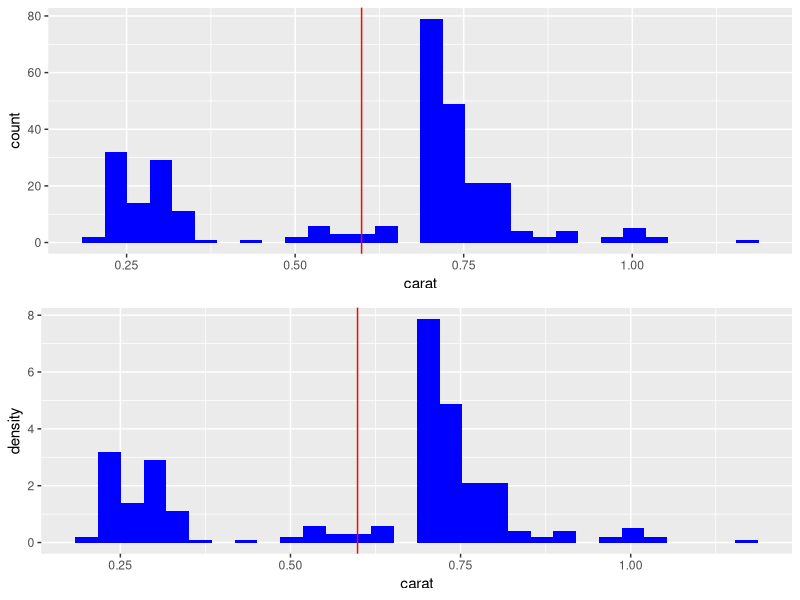
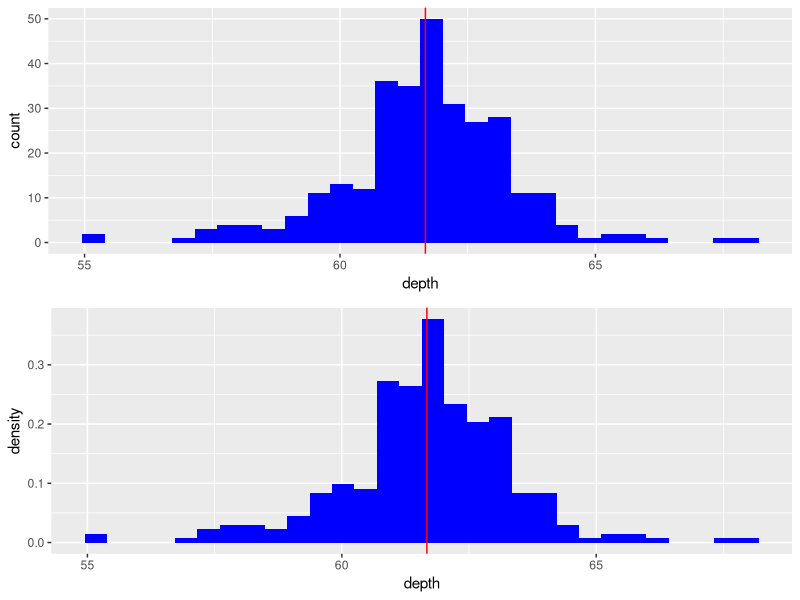
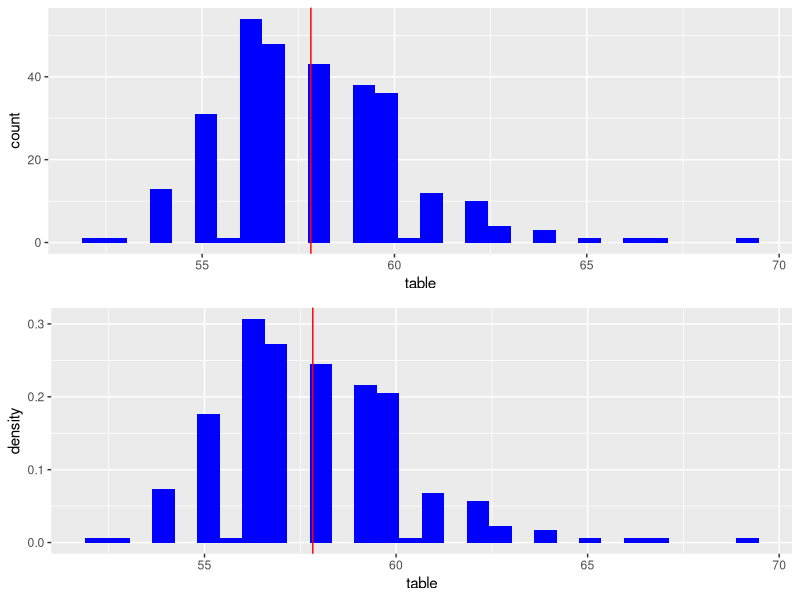
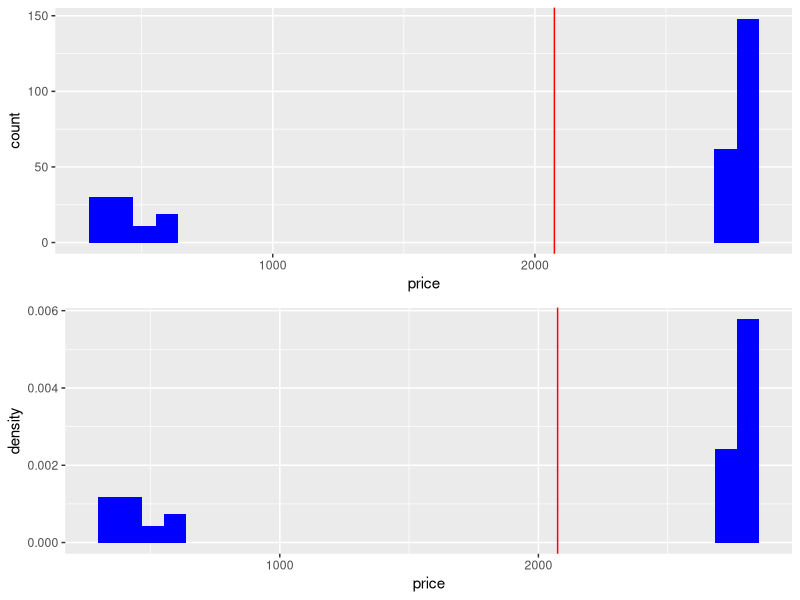
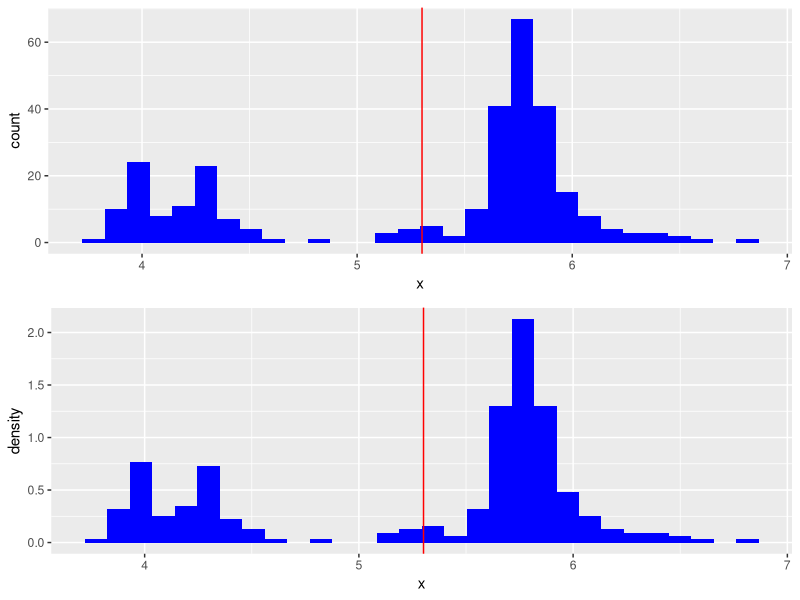
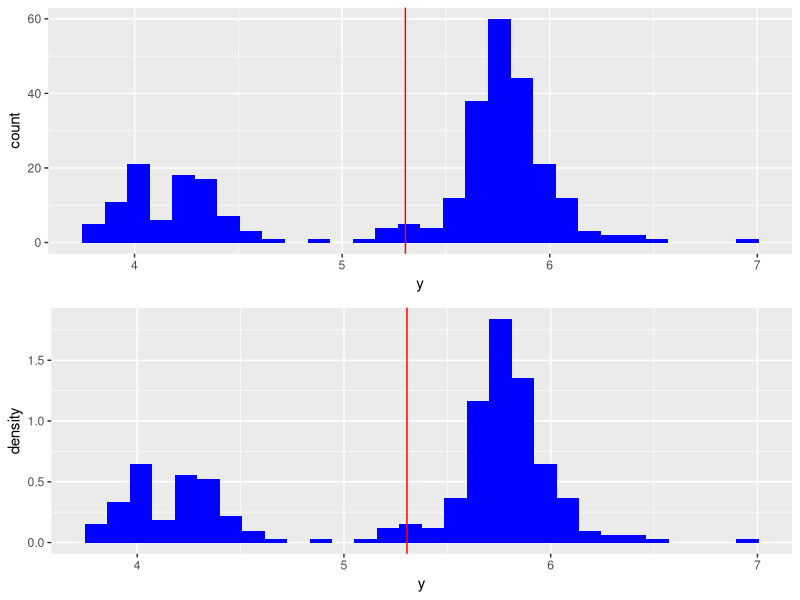
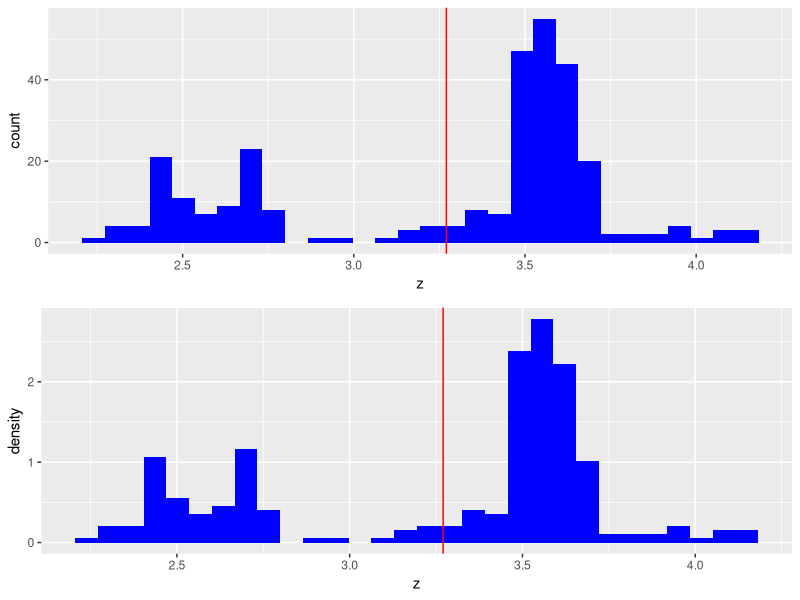
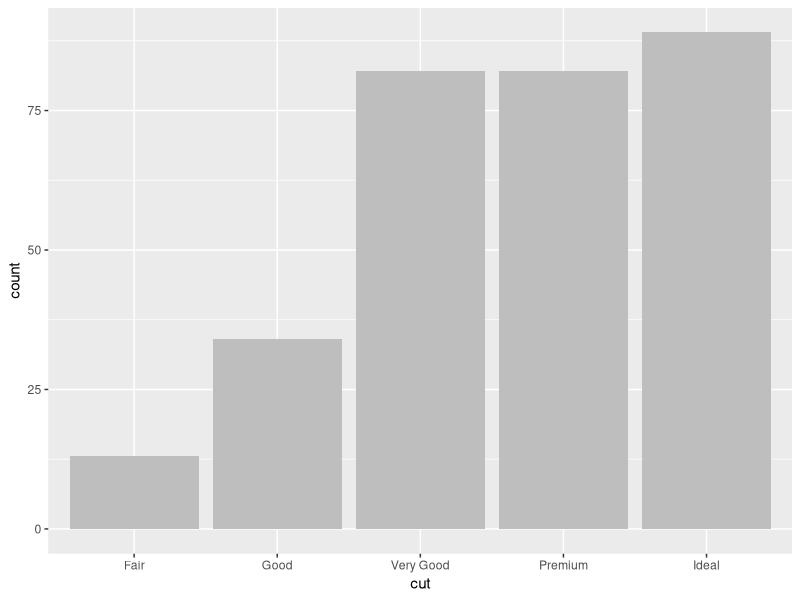

The R script that drew these images, in order:
#HW 7
#Group C

require(ggplot2) #we will need the ggplot library for the graphs for 3 and 4 
require(grid) #we will use this for questions 3 and 4 
testdata <- diamonds[1:300,]

#1 
freqtable <- function(data){
  #freqtable loops through a dataframe and creates a frequency table for every
  #factor column. 
  #Parameters:
  #x - a dataframe
  
  #Returns:
  #Frequency table 
  factorcols <-sapply(data, function (x) (is.factor(x) || is.logical(x))) #uses sapply to grab the columns of 
  #dataframe x which are factor columns and logic columns (finds factor columns using is.factor)
  catdata <- data[,factorcols] #takes just the categorical part of the data
  ftable <- sapply(data, function(x) summary(x)) #uses sapply and function(x) to apply summary to
  #each of the columns 
  return(ftable)
}
 

#2a
colsummary <- function(x){
  #colsummary takes a dataframe as its input, and yields the summary of the
  #numeric columns
  #Parameters:
  #x - a dataframe
  
  #Returns:
  #summary of the columns  
  
  numeric <- sapply(x,is.numeric) #sapply applies is.numeric to each column
  #in the dataframe to extract the numeric columns
  return(sapply(x[,numeric], summary)) #sapply then applies summary to the numeric
  #columns of the dataframe and prints them 
}

#2b

rsquare <- function(data){
  #rsquare takes any dataframe as a parameter and returns a dataframe that contains
  #each pair of column names in the first column as a single string seperated
  #by a "-" and their corresponding () in the second column
  
  #Parameters:
  #x - a dataframe
  
  #Returns:
  #a new dataframe 
  
  data.numerics <- data[sapply(data, is.numeric)] #create a variable with just the numeric columns
  
  combos <- combn(colnames(data.numerics), 2) #use combn to get all the pairs of 2 columns
  
  interactions <- paste(combos[1,], combos[2,], sep = '~') #use the paste to make sure names are 
  #seperated by a ~
  
  #now we use lm (linear regression) and $r.squared to extract the r squared value from the regression 
  coeff.det <- unname(sapply(interactions, function(x) summary(lm(x, data = data.numerics))$r.squared))
  
  return(data.frame("Variable Pairs" = interactions, "R-Square" = coeff.det)) #returns our new dataframe
  #with the columns labeled as desired 


}

#2c
#Use the corCoef function I created for HW 5
corCoef <- function(x){
  #corCoef takes any dataframe as a parameter and returns a dataframe that 
  #contains each pair of column names in the first column as a single string
  #seperated by a "-" and their corresponding Pearson correlation coefficient
  #in the second column.
  
  #Parameters:
  #x - a dataframe
  
  #Returns:
  #dataframe
  
  a <- x[sapply(x, is.numeric)] #creates a variable that only has the numeric 
  #columns
  
  #we will use an if-else statement for this problem
  #we need at least 2 columns to find the Pearson correlation
  if(ncol(a) >= 2) {
    b <- combn(colnames(a), 2) #finds all combinations of the name pairs
    
    pairs <- paste(b[1,], b[2, ], sep = "-") #makes sure that the column names
    #are seperated by - using paste function to paste the columns
    
    c <- cor(a, method = "pearson")#finds the pearson correlation using the cor 
    #function and creates of matrix of the values
    
    correlation <- c[which(lower.tri(c))] #gets the correclation values of the lower 
    #triangular matrix since those match the column pairs 
    
    newdf <- data.frame("Variable Pairs" = pairs, "Pearson Exceeds Threshold" = correlation) 
    #create a new data frame with our pairs 
    return(newdf)
    
  }
  else  #print this message if we can't find Pearson correlation
    print("Pearson Correlation cannot be computted because there are not enough numeric columns")
}
#We don't want all these values, we only want the ones whose absolute value
#is greater than the correlation threshold, so add a new function

abs_pearson <- function(dataset, threshold){
  #abs_pearson function takes a dataframe of with pearson correlations of each 2 variables
  #and extract the values that are greater than a threshold based on user input
  
  #Parameters: 
  #dataframe
  
  #Results: 
  #the combination of column names and their Pearson coefficients values 
  #that are greater than the threshold
  row_index <- which(abs(dataset[,2]) > threshold)  #determine which column is greater than threshold
  return(dataset[row_index, ])  #return a new dataframe with the updated coefficients
}


#3
#I got the multiplot function from the R-cookbook and rewrote it here.
#I use it for question 3 to combine subplots into a grid and print the grid
#Reference: http://www.cookbook-r.com/Graphs/Multiple_graphs_on_one_page_(ggplot2)/
multiplot <- function(..., plotlist=NULL, file, cols=1, layout=NULL) {
  
  # Make a list from the ... arguments and plotlist
  plots <- c(list(...), plotlist)
  
  numPlots = length(plots)
  
  # If layout is NULL, then use 'cols' to determine layout
  if (is.null(layout)) {
    # Make the panel
    # ncol: Number of columns of plots
    # nrow: Number of rows needed, calculated from # of cols
    layout <- matrix(seq(1, cols * ceiling(numPlots/cols)),
                     ncol = cols, nrow = ceiling(numPlots/cols))
  }
  
  if (numPlots==1) {
    print(plots[[1]])
    
  } else {
    # Set up the page
    grid.newpage()
    pushViewport(viewport(layout = grid.layout(nrow(layout), ncol(layout))))
    
    # Make each plot, in the correct location
    for (i in 1:numPlots) {
      # Get the i,j matrix positions of the regions that contain this subplot
      matchidx <- as.data.frame(which(layout == i, arr.ind = TRUE))
      
      print(plots[[i]], vp = viewport(layout.pos.row = matchidx$row,
                                      layout.pos.col = matchidx$col))
    }
  }
}




numeric_plot <- function(data, plot_switch, binVec) {
  #The numeric_plot function executes in the following directions: 
  
  #If the plot switch parameter is “on” or “grid”, numeric_plot plots a pair of blue histograms 
  #with a vertical red line at the mean (one using counts and the other density) for 
  #every numerical variable at each number of bins integer specified in the bin vector parameter. 
  
  #If the plot switch is set to “grid”, then numeric_plot prints a grid for each count-bin 
  #combination and a separate grid for each density-bin size combination.
  
  #Parameters: 
  #data- dataframe, plot_switch- string, binVec - vector
  
  #Returns: 
  #grid plots with count and desnity histograms
  
  num <- sapply(data, is.numeric) #first we get the numeric columns of the dataset
  data <- data[,num]              #and put them in a new variable
  for(name in colnames(data)) {   #We will loop through the columns of the dataset and use a series
                                  #of if-else statements to deal with the cases in the question
    
    if(plot_switch == "on"){      #1st case when switch is "on"
      grid.newpage()          
      m <- lapply(data[name], mean)       #find the mean of the column so we can plot our vertical line
      
      plot1 <- ggplot(data, aes_string(name)) + geom_histogram(fill="blue") + 
        geom_vline(xintercept = m[[1]], colour="red") 
      
      plot2 <- ggplot(data, aes_string(name)) + geom_histogram(aes(y= ..density..), fill="blue") + 
        geom_vline(xintercept = m[[1]], colour="red")
      #creates two histograms
      #geom_vline adds our vertical line at the mean 
      multiplot(plot1, plot2, cols = 1)
      #use multiplot to plot the histograms on our grid 
      

    }
    
    if(plot_switch == "grid"){    #2nd case when switch is "grid"
      m <- lapply(data[name], mean)
      
      count_plots <- list()       #Create list to store histogram subplots of each bin size
      density_plots <- list()           #Create list to store the density histograms subplots of each bin size
      
      if(missing(binVec)){              #case when the vector is null and prints histogram using the default bins 30
        print(ggplot(data, aes_string(name), color = "blue") + geom_histogram(fill="blue")+ 
                labs(title= "default bins")) + geom_vline(xintercept = m[[1]], colour="red") 
        
        print(ggplot(data, aes_string(name), color = "blue") + 
                geom_histogram(aes(y= ..density..), fill="blue")+ labs(title= "default bins")) + 
          geom_vline(xintercept = m[[1]], colour="red") 
        #prints out two historgrams one for density and one for count using ggplot 
      }else{                            
        for(i in 1:length(binVec)) {    #loop through each bin size in binVec and create a subplot
          k <- ggplot(data, aes_string(name), color = "blue") + 
            geom_histogram(fill="blue", bins = binVec[i])+ labs(title= paste(binVec[i], "bins"))+ 
            geom_vline(xintercept = m[[1]], colour="red") 
          count_plots[[i]] <- k           #Puts subplots in a list 
        }
        multiplot(plotlist = count_plots, cols = 2)  #uses multiplot to plot our graphs   
        #we repeat the process except for the second histogram 
        
        for(i in 1:length(binVec)) {   
          k <- ggplot(data, aes_string(name), color = "blue") + 
            geom_histogram(aes(y= ..density..), fill="blue", bins = binVec[i])+ 
            labs(title= paste(binVec[i], "bins"))+ geom_vline(xintercept = m[[1]], colour="red") 
          density_plots[[i]] <- k       
        }
        multiplot(plotlist = density_plots, cols = 2)
        
      }
    }
  }
}


#4
cata_binary_plot <-function(data, plot_switch){
  #cata_binary_plot plots a gray bar graph for every categorical and binary variable.
  #when the plot switch parameter is “on” or “grid"
  
  #Parameters: 
  #data - a dataframe, plot_switch- a string
  
  #Returns: bar graphs
  #We use an if/else  statements for the different cases for plot switch
  cata_binary <- sapply(data, function(x) (is.factor(x) || is.logical(x)))    
  cata_binary_data <- data[cata_binary]     #extract binary and categorical columns 
  
  if(plot_switch == "on" || plot_switch == "grid") {      #if plot switch is on or grid we want our graphs
    
    for(name in colnames(cata_binary_data)) {         #loop through the sorted dataframe and plot bar graphs for each column
      cat_plot <- ggplot(cata_binary_data, aes_string(name), color = "grey") + geom_bar(fill="grey")
      #use ggplot to make our graph and print it 
      print(cat_plot)
    }
  }
}

#Now finally we will take all the functions that we have made and combine them into our explore 
#function as was directed in the homework 
explore <-function(data, plot_switch, threshold, binVec){
  #explore takes four parameters: a dataframe, a plot switch which accepts the values: off, on or grid
  #a threshold cut-off value between 0 and 1 for correlations, and an optional vector that contains one or
  #more integers that represent the numbers of bins to use for a historgram. If the vector is not provided
  #the function will use the ggplot default of 30.
  
  #Parameters:
  #data - a dataframe
  #plot_switch- a plot switch which accepts the values: off, on or grid (string)
  #threshold- cut-off value between 0 and 1 for correlations (value)
  #binVec - a vector 
  
  #Returns:
  #An R list 
  
  outputdata <- freqtable(data)
  datasummary <- colsummary(data)
  rtable <- rsquare(data)
  #corCoef(data)
  Pearsontable <- abs_pearson(corCoef(data),threshold)
  outputplot <- numeric_plot(data,plot_switch,binVec)
  outputplot2 <- cata_binary_plot(data,plot_switch)
  
  #we want out output to be an R list so we take the desired variables here and make them into 
  #a new list which is what the function will return 
  outputlist <- list(outputdata, datasummary, rtable, Pearsontable)
  return(outputlist)
  
  
}

#test case 
k <- explore(testdata,"on",0.1,c(20,30,40))